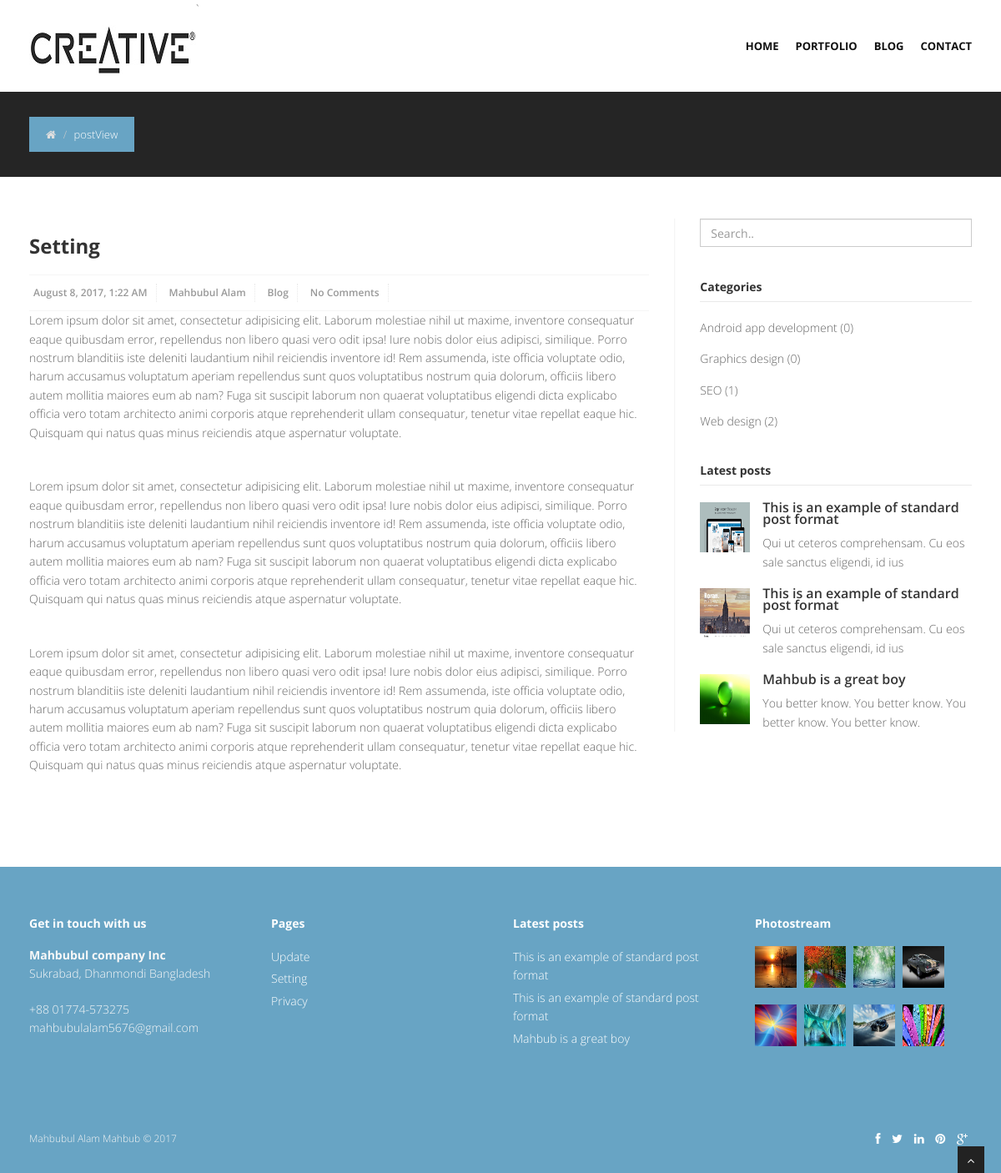
/postView.php?pageId=6, run on the app's committed database.
### tables this page shows
CREATE TABLE `tbl_description` (
  `value` varchar(20) NOT NULL,
  `website_heading` varchar(100) NOT NULL,
  `companyName` varchar(40) NOT NULL,
  `companyAddress` varchar(70) NOT NULL,
  `companyPhone` varchar(35) NOT NULL,
  `companyEmail` varchar(35) NOT NULL,
  `copyright` varchar(30) NOT NULL,
  `facebookUrl` varchar(50) NOT NULL,
  `twitterUrl` varchar(50) NOT NULL,
  `linkedinUrl` varchar(50) NOT NULL,
  `pinterestUrl` varchar(50) NOT NULL,
  `googleplusUrl` varchar(50) NOT NULL,
  `websiteLogo` varchar(100) NOT NULL,
  `companyOwner` varchar(50) NOT NULL
);

CREATE TABLE `tbl_menu` (
  `menuId` int(11) NOT NULL,
  `menuName` varchar(50) NOT NULL,
  `menuUrl` varchar(60) NOT NULL,
  `menuUploaderId` int(3) NOT NULL,
  `menuStatus` int(2) NOT NULL,
  `menuUploadeDate` timestamp NOT NULL DEFAULT CURRENT_TIMESTAMP,
  `menuPosition` int(3) DEFAULT NULL
);

CREATE TABLE `tbl_pageandfeature` (
  `pId` int(11) NOT NULL,
  `pTitle` varchar(110) NOT NULL,
  `pIconClass` varchar(40) NOT NULL,
  `pDetails` text NOT NULL,
  `pCategory` int(11) NOT NULL,
  `pStatus` int(11) NOT NULL,
  `pUploaderId` int(11) NOT NULL,
  `pUploaderName` varchar(25) NOT NULL,
  `pUploadedDate` timestamp NOT NULL DEFAULT CURRENT_TIMESTAMP
);

CREATE TABLE `tbl_post_category` (
  `post_categoryId` int(11) NOT NULL,
  `post_categoryName` varchar(60) NOT NULL,
  `post_categoryStatus` tinyint(2) NOT NULL,
  `post_categoryCreationDate` timestamp NOT NULL DEFAULT CURRENT_TIMESTAMP
);

CREATE TABLE `tbl_post` (
  `post_postId` int(11) NOT NULL,
  `post_postTitle` varchar(150) NOT NULL,
  `post_postDetails` text NOT NULL,
  `post_categoryId` int(11) NOT NULL,
  `post_postButtonText` varchar(40) NOT NULL,
  `post_postUploader` varchar(50) NOT NULL,
  `post_postUploaderId` int(5) NOT NULL,
  `post_postImage` varchar(255) NOT NULL,
  `post_postUploadeDate` timestamp NOT NULL DEFAULT CURRENT_TIMESTAMP,
  `post_postComment` int(5) NOT NULL,
  `post_postStatus` tinyint(2) NOT NULL
);

CREATE TABLE `tbl_gallery` (
  `galleryId` int(11) NOT NULL,
  `galleryImage` varchar(255) NOT NULL,
  `galleryURL` varchar(120) NOT NULL,
  `galleryImageUploadeTime` timestamp NOT NULL DEFAULT CURRENT_TIMESTAMP,
  `galleryUploaderId` int(3) NOT NULL,
  `galleryUploaderName` varchar(30) NOT NULL
);

### functions/function.php (called while the page is built, shortened)
<?php
    function getHeader(){
        require_once "inc/header.php";
    }
    function getBread(){
            require_once "inc/bread.php";
        }
    function getFooter(){
            require_once "inc/footer.php";
        }
    function getPart($addPart){
            include_once "inc/".$addPart;
        }
    function textShorten($text,$limit){
        $text = substr($text,0,$limit);
        $text = substr($text,0,strrpos($text,' '));
        return $text;
    }
    function formatDate($date){
         return date('F j, Y, g:i A',strtotime($date));
     }
?>

### inc/postLatest.php (the view)
<div class="widget">
    <h5 class="widgetheading">Latest posts</h5>
    <ul class="recent">
        <?php
        global $con;
        $postQuery = "SELECT * FROM tbl_post WHERE post_postStatus='2' ORDER BY post_postId DESC LIMIT 3";
        $postResult = mysqli_query($con,$postQuery);
        if($postResult){
            while($post = $postResult->fetch_array()){
                extract($post);
                ?>
                <li>
                    <a href="#"><img src="Admin/uploads/postImage/<?=$post_postImage;?>" class="pull-left" alt="" style="width:60px;height:60px;"/></a>
                    <h6><a href="postView.php?postViewId=<?=$post_postId;?>"><?=$post_postTitle;?></a></h6>
                    <p>
                        <?=textShorten($post_postDetails,70);?>
                    </p>
                </li>
            <?php } } ?>
    </ul>
</div>
</aside>
</div>
</div>
</div>
</section>

### inc/header.php (shortened to what this page needs)
<!DOCTYPE html>
<html lang="en">
<head>
<link href="css/bootstrap.min.css" rel="stylesheet" />
<link href="css/fancybox/jquery.fancybox.css" rel="stylesheet">
<link href="css/jcarousel.css" rel="stylesheet" />
<link href="css/flexslider.css" rel="stylesheet" />
<link href="css/style.css" rel="stylesheet" />
<link href="skins/default.css" rel="stylesheet" />
</head>
<body>
<div id="wrapper">
	<header>
        <div class="navbar navbar-default navbar-static-top">
            <div class="container">
                <div class="navbar-header">
                    <?php
                    global $con;
                    $query = "SELECT websiteLogo FROM tbl_description WHERE value='logo'";
                        $logoResult = mysqli_query($con,$query);
                        $result = mysqli_fetch_array($logoResult);
                    ?>`
                    <a class="navbar-brand" href="index.php"><img src="Admin/uploads/<?=$result['websiteLogo'];?>" alt="" style="height: 60px;width: 200px;"></a>
                </div>
                <div class="navbar-collapse collapse ">
                    <ul class="nav navbar-nav">
                       <?php
                            $query = "SELECT * FROM tbl_menu where menuStatus='2' ORDER BY menuPosition ASC";
                            $result = mysqli_query($con,$query)->fetch_all(MYSQLI_ASSOC);
                            if($result){
                                foreach($result as $menu){
                         ?>
                        <li><a href="<?=$menu['menuUrl'];?>"><?=$menu['menuName'];?></a></li>
                        <?php } } ?>
                    </ul>
                </div>
            </div>
        </div>
	</header>

### postView.php (shortened to what this page needs)
<?php require_once "functions/function.php";?>
<?php
    if(isset($_GET['postViewId']) && $_GET['postViewId'] != NULL){
        $postId = preg_replace('/[^-a-zA-Z0-9_]/', '', $_GET['postViewId']);
    }elseif(isset($_GET['catId']) && $_GET['catId'] != NULL){
        $catId = preg_replace('/[^-a-zA-Z0-9_]/', '', $_GET['catId']);
    }elseif(isset($_GET['bannerId']) && $_GET['bannerId'] != NULL){
        $bannerId = preg_replace('/[^-a-zA-Z0-9_]/', '', $_GET['bannerId']);
    }elseif(isset($_GET['pageId']) && $_GET['pageId'] != NULL){
        $pageId = preg_replace('/[^-a-zA-Z0-9_]/', '', $_GET['pageId']);
    }elseif(isset($_GET['featureId']) && $_GET['featureId'] != NULL){
        $featureId = preg_replace('/[^-a-zA-Z0-9_]/', '', $_GET['featureId']);
    }
    else{
        header("Location:404.php");
    }
?>
<?php  getHeader(); ?>
	<section id="content">
	<div class="container">
		<div class="row">
            <?php
            if(isset($postId)){
            ?>
                <div class="col-lg-8">
                 <?php
                   $postQuery = "SELECT * FROM tbl_post WHERE post_postId='$postId'";
                   $postResult = mysqli_query($con,$postQuery);
                   if($postResult){
                      while($post = $postResult->fetch_array()){
                          extract($post);
                 ?>
                    <article>
                            <div class="post-image">
                                <div class="post-heading">
                                    <h3><?=$post_postTitle;?></h3>
                                </div>
                                <img src="Admin/uploads/postImage/<?=$post_postImage;?>" alt="" />
                            </div>
                        <div class="bottom-article">
                            <ul class="meta-post">
                                <li><i class="icon-calendar"></i><a href="#"> <?=formatDate($post_postUploadeDate);?></a></li>
                                <li><i class="icon-user"></i><a href="#"> <?=$post_postUploader;?></a></li>
                                <li><i class="icon-folder-open"></i><a href="#"> Blog</a></li>
                                <li><i class="icon-comments"></i><a href="#">No Comments</a></li>
                            </ul>
                        </div>
                            <p><?=$post_postDetails;?></p>
                    </article>
                    <?php } }else{echo "Not post here";}?>
                </div>
           <?php }elseif(isset($pageId)){?>
            <div class="col-lg-8">
                <?php
                $pageQuery = "SELECT * FROM tbl_pageandfeature WHERE pId='$pageId'";
                $pageResult = mysqli_query($con,$pageQuery);
                if($pageResult){
                    $page = $pageResult->fetch_array();
                    extract($page);
                    ?>
                    <article>
                        <div class="post-image">
                            <div class="post-heading">
                                <h3><?=$pTitle;?></h3>
                            </div>
                        </div>
                        <div class="bottom-article">
                            <ul class="meta-post">
                                <li><i class="icon-calendar"></i><a href="#"> <?=formatDate($pUploadedDate);?></a></li>
                                <li><i class="icon-user"></i><a href="#"> <?=$pUploaderName;?></a></li>
                                <li><i class="icon-folder-open"></i><a href="#"> Blog</a></li>
                                <li><i class="icon-comments"></i><a href="#">No Comments</a></li>
                            </ul>
                        </div>
                        <?=$pDetails;?>
                    </article>
                <?php  }else{echo "No banner here";}?>
            </div>
            <?php  }else{echo "Nothing";}?>
            <div class="col-lg-4">
                <aside class="right-sidebar">
                    <div class="widget">
                        <form class="form-search" action="searchView.php" method="post">
                            <input class="form-control" type="text" name="searchValue" placeholder="Search..">
                        </form>
                    </div>
            <?php getPart("postCategory.php"); ?>
            <?php getPart("postLatest.php"); ?>
<?php getFooter(); ?>

### inc/postCategory.php
<div class="widget">
    <h5 class="widgetheading">Categories</h5>
    <ul class="cat">
        <?php
        global $con;
        $catQuery = "SELECT * FROM tbl_post_category WHERE post_categoryStatus='2' ORDER BY post_categoryName";
        $result = mysqli_query($con,$catQuery);
        $fetchResult = mysqli_fetch_all($result);
        if($fetchResult){
            foreach($result as $category){
                $inCatId = $category['post_categoryId'];
                $postCountQuery = "SELECT post_postId from tbl_post where post_categoryId='$inCatId'";
                $countResult = mysqli_query($con,$postCountQuery);
                $count = mysqli_num_rows($countResult);
                ?>
                <li><i class="icon-angle-right"></i><a href="postView.php?catId=<?=$category['post_categoryId'];?>"><?=$category['post_categoryName'];?></a><span> (<?=$count;?>)</span></li>
            <?php } }else{
            echo "No category found!";
        } ?>
    </ul>
</div>

### inc/footer.php (shortened to what this page needs)
	<footer>
	<div class="container">
		<div class="row">
			<div class="col-lg-3">
				<div class="widget">
					<h5 class="widgetheading">Get in touch with us</h5>
					<?php
                         global $con;
                         $query = "SELECT * FROM tbl_description WHERE value='company_details' or value='copyright' or value='social_url'";
                         $adminResult = mysqli_query($con,$query);
                         if($adminResult){
                             $result = mysqli_fetch_array($adminResult);
                             extract($result);
                    ?>
					<address>
					<strong><?=$companyName;?></strong><br>
					 <?=$companyAddress;?> </address>
					<p>
						<i class="icon-phone"></i> <?=$companyPhone;?> <br>
						<i class="icon-envelope-alt"></i> <?=$companyEmail;?>
					</p>
					<?php } ?>
				</div>
			</div>
			<div class="col-lg-3">
				<div class="widget">
					<h5 class="widgetheading">Pages</h5>
					<ul class="link-list">
                        <?php
                            $query = "SELECT * FROM tbl_pageandfeature WHERE pStatus='2' and pCategory='2' ORDER BY pId DESC LIMIT 4";
                            $result = mysqli_query($con,$query)->fetch_all(MYSQLI_ASSOC);
                            if($result){
                                foreach($result as $page){
                                extract($page);
                        ?>
						<li><a href="postView.php?pageId=<?=$pId;?>"><?=$pTitle;?></a></li>
						<?php } } ?>
					</ul>
				</div>
			</div>
			<div class="col-lg-3">
				<div class="widget">
					<h5 class="widgetheading">Latest posts</h5>
					<ul class="link-list">
					    <?php
                           $postQuery = "SELECT * FROM tbl_post WHERE post_postStatus='2' ORDER BY post_postId DESC LIMIT 3";
                           $postResult = mysqli_query($con,$postQuery);
                           if($postResult){
                              while($post = $postResult->fetch_array()){
                                  extract($post);
                         ?>
						<li><a href="postView.php?postViewId=<?=$post_postId;?>"><?=$post_postTitle;?></a></li>
						<?php } }else{echo "";} ?>
					</ul>
				</div>
			</div>
			<div class="col-lg-3">
				<div class="widget">
					<h5 class="widgetheading">Photostream</h5>
					<div class="flickr_badge">
						<ul class="gallery">
                            <?php
                               $galleryQuery = "SELECT * FROM tbl_gallery ORDER BY galleryId DESC LIMIT 8";
                               $galleryResult = mysqli_query($con,$galleryQuery);
                               if($galleryResult){
                                  while($gallery = $galleryResult->fetch_array()){
                                      extract($gallery);
                             ?>
						    <li><a href="<?=$galleryURL;?>" title="Facebook <?=$galleryUploaderName;?>"><img src="Admin/uploads/galleryImage/<?=$galleryImage;?>" alt=""></a></li>
						    <?php } }else{echo "";} ?>
						</ul>
					</div>
				</div>
			</div>
		</div>
	</div>
	<div id="sub-footer">
		<div class="container">
			<div class="row">
				<div class="col-lg-6">
					<div class="copyright">
					    <?php
                         $query = "SELECT * FROM tbl_description WHERE value='copyright'";
                         $cResult = mysqli_query($con,$query);
                         if($cResult){
                             $result = mysqli_fetch_array($cResult);
                             extract($result);
                    ?>
						<p>
                            <span><?=$copyright." ".'&copy;'." ".date("Y");?>
						</p>
						<?php } ?>
					</div>
				</div>
				<div class="col-lg-6">
					<ul class="social-network">
					<?php
                         $query = "SELECT * FROM tbl_description WHERE value='social_url'";
                         $sResult = mysqli_query($con,$query);
                         if($sResult){
                             $result = mysqli_fetch_array($sResult);
                             extract($result);
                    ?>
						<li><a href="<?=$facebookUrl;?>" data-placement="top" title="Facebook"><i class="fa fa-facebook"></i></a></li>
						<li><a href="<?=$twitterUrl;?>" data-placement="top" title="Twitter"><i class="fa fa-twitter"></i></a></li>
						<li><a href="<?=$linkedinUrl;?>" data-placement="top" title="Linkedin"><i class="fa fa-linkedin"></i></a></li>
						<li><a href="<?=$pinterestUrl;?>" data-placement="top" title="Pinterest"><i class="fa fa-pinterest"></i></a></li>
						<li><a href="<?=$googleplusUrl;?>" data-placement="top" title="Google plus"><i class="fa fa-google-plus"></i></a></li>
					</ul>
					<?php } ?>
				</div>
			</div>
		</div>
	</div>
	</footer>
</div>
<a href="#" class="scrollup"><i class="fa fa-angle-up active"></i></a>
</body>
</html>

### data on the page
tbl_description: websiteLogo (picture)
tbl_menu: menuName "HOME"
tbl_menu: menuName "PORTFOLIO"
tbl_menu: menuName "BLOG"
tbl_menu: menuName "CONTACT"
tbl_pageandfeature: pTitle "Setting", pUploadedDate "August 8, 2017, 1:22 AM", pUploaderName "Mahbubul Alam", pDetails "Lorem ipsum dolor sit amet, consectetur adipisicing elit. Laborum molestiae nihil ut maxime, inventore consequatur eaque quibusdam error, repellendus non libero quasi vero odit ipsa! Iure nobis dolor eius adipisci, similique. Porro nostrum blanditiis iste deleniti laudantium nihil reiciendis inventore id! Rem assumenda, iste officia voluptate odio, harum accusamus voluptatum aperiam repellendus sunt quos voluptatibus nostrum quia dolorum, officiis libero autem mollitia maiores eum ab nam? Fuga sit suscipit laborum non quaerat voluptatibus eligendi dicta explicabo officia vero totam architecto animi corporis atque reprehenderit ullam consequatur, tenetur vitae repellat eaque hic. Quisquam…"
tbl_post_category: post_categoryName "Android app development", count "0"
tbl_post_category: post_categoryName "Graphics design", count "0"
tbl_post_category: post_categoryName "SEO", count "1"
tbl_post_category: post_categoryName "Web design", count "2"
tbl_post: post_postImage (picture), post_postTitle "This is an example of standard post format", post_postDetails "Qui ut ceteros comprehensam. Cu eos sale sanctus eligendi, id ius"
tbl_post: post_postImage (picture), post_postTitle "This is an example of standard post format", post_postDetails "Qui ut ceteros comprehensam. Cu eos sale sanctus eligendi, id ius"
tbl_post: post_postImage (picture), post_postTitle "Mahbub is a great boy", post_postDetails "You better know. You better know. You better know. You better know."
tbl_description: companyName "Mahbubul company Inc", companyAddress "Sukrabad, Dhanmondi Bangladesh", companyPhone "+88 01774-573275", companyEmail "mahbubulalam5676@gmail.com"
tbl_pageandfeature: pTitle "Update"
tbl_pageandfeature: pTitle "Privacy"
tbl_gallery: galleryImage (picture)
tbl_gallery: galleryImage (picture)
tbl_gallery: galleryImage (picture)
tbl_gallery: galleryImage (picture)
tbl_gallery: galleryImage (picture)
tbl_gallery: galleryImage (picture)
tbl_gallery: galleryImage (picture)
tbl_gallery: galleryImage (picture)
tbl_description: copyright "Mahbubul Alam Mahbub"

### other printed values
getCurrentPage() "postView"
